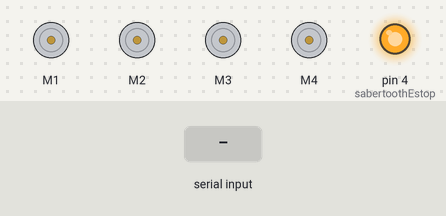
A sketch run on a simulated Arduino Uno, built with avr-gcc and run on an emulated ATmega328P. On the bench: 4 × DC motor (green arrow = forward, orange = backward, longer = faster), output pins drawn as LEDs (lit = HIGH). The test bench sets the inputs (shaded band). What the sketch prints to the serial monitor is not drawn.

Above: at 6.2 s.
6.3 s: "90,45,200\n" received over Serial
At 8.0 s:
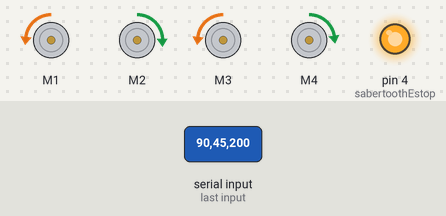
9.3 s: "90,45\n" received over Serial
At 9.53 s:
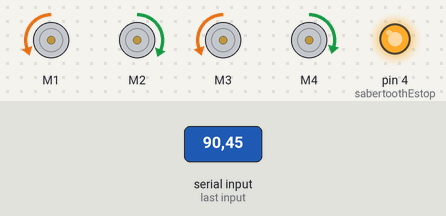
12.3 s: "1,90,45\n" received over Serial
At 13.5 s:
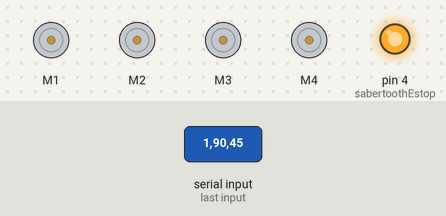
15.3 s: "1\n" received over Serial
At 16.5 s:
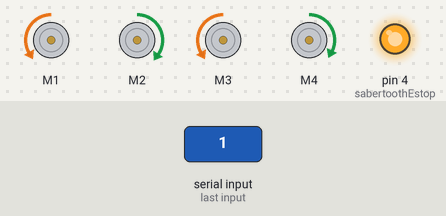
Timing chart, 0 to 18.3 s (numbered marks = the images above; inputs shaded):
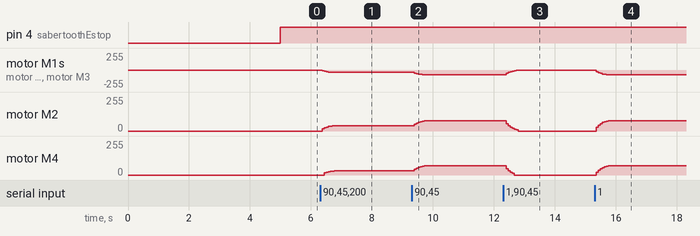

The sketch:

rasp2uno.ino
```cpp
// (licence header left out)
int s,d;
float xf,yf,zf;
unsigned long times;
//******************************************************************************
// Sets the speed of all motor controllers to zero and sets all ESTOPs
// RETURNS: NONE
//******************************************************************************

//================================read data=====================================

void serialEvent(){
    if(Serial.available() > 0){
        String input= Serial.readString();
        str2xyz(input,xf,yf,zf);

        times = millis() - times;
        Serial.print("Time : ");
        Serial.print(times);
        times = millis();
        Serial.println("ms");

        Serial.println(input);
        Serial.print(d);
        Serial.print("\t");
        Serial.print(s);
    }Serial.flush();
}


void setup()
{
    Serial.begin(19200);    // Serial for the debug output
    Serial.setTimeout(5);

    setupMotors();

    Serial.println("Start");
}

//******************************************************************************
// This is our main program loop and is wrapped in an implied while(true) loop.
// This sample code demonstrates example movement for the robot and alternates
// through the motions by calling the commandMotors function.
//
// Description of the type of movement and the power level sent is printed to
// the serial console at a baud rate of 9600
//
// RETURNS: Nothing
//******************************************************************************
void loop()
{

    xyz2speed(d,s,xf,yf,zf,0.5,0.7);

    // ****************  update the speed  ******************* //

    commandMotors(127 + d, 127, 127 + s, 1);

    delay(50);
    //delay(50);
}
```

_commandmotor.ino
```cpp
// ****************************************************
// Libraries
// ****************************************************
#include <SoftwareSerial.h>
#include <Sabertooth.h>
#include <stdio.h>
// *********************
// Define hardware pins
// *********************
#define sabertoothEstop 4 // This is connected to S2 on the motor controllers.
// When this pin is pulled low the motors will stop.

// Declaration of the software serial UART and motor controller objects
SoftwareSerial SWSerial(2, 3); // RX on pin 2 (unused), TX on pin 3 (to S1).
Sabertooth frontSaber(128, SWSerial); // Address 128, front motors, 1 = left, 2 = right
Sabertooth rearSaber(129, SWSerial);  // Address 130, rear motors, 1 = left, 2 = right
//******************************************************************************
// Sets up our serial com, hardware pins, SPI bus for ethernet shield and motor controller.
// RETURNS: Nothing
//******************************************************************************


void setupMotors()
{

    delay(1000);           // Short delay to allow the motor controllers
    // to power up before we attempt to send it commands.
    // If you try to talk to them before the finish booting
    // they can lock up and be unresponsive

    SWSerial.begin(9600);  // Serial for the motor controllers

    frontSaber.autobaud(); // Allows the motor controllers to detect the baud rate
    rearSaber.autobaud();  // we're using and adjust appropriately

    // Initialize GPIO inputs and outputs
    pinMode(sabertoothEstop, OUTPUT);

    //  allStop();    // Make sure all motors are stopped for safety
}


//================================finash read data ===================================
void demo()
{
    String check="HI";
    int duration, l=0, x=0, time_diff;

    check = Serial.readString() ;


    //forward
    while ( (check == "" && (l<180)) && (check != "STOP"))
    {


        check = Serial.readString() ;
        Serial.println(l);
        Serial.println(check);


        commandMotors(160, 127, 127, 1);
        /*delay(4000);
              commandMotors(95, 127, 127, 1);
              delay(4000);
              commandMotors(127, 127, 127, 1);
              Serial.println(x);*/

        l = l + 10;

    }

    delay(3000);

    while ( (check == "" && (x<1800)) && (check != "STOP"))
    {


        check = Serial.readString() ;
        Serial.println(x);
        Serial.println(check);


        commandMotors(95, 127, 127, 1);
        /*delay(4000);
              commandMotors(95, 127, 127, 1);
              delay(4000);
              commandMotors(127, 127, 127, 1);
              Serial.println(x);*/

        x = x + 100;

    }

}
//move backward

void allStop()
{
    digitalWrite(sabertoothEstop, LOW);

    frontSaber.motor(1, 0);
    frontSaber.motor(2, 0);
    rearSaber.motor(1, 0);
    rearSaber.motor(2, 0);
}


//******************************************************************************
// Processes all motor commands.
// The function expects three values;
//    yAxis is our forward and back movement
//    xAxis is our left and right movement
//    spin is our third access
//    mode is the type of movement we're sending (tank versus vectoring)
//
// To understand the input of this function you need to envision a grid with 0,0
// in the bottom left, 127,127 in the center and 255,255 in the top right. The location
// of the data point passed into this function relative to the 127,127 center point
// is the direction that the robot is commanded to vector
//
// RETURNS: NONE
//******************************************************************************
void commandMotors(float yAxis, int xAxis, int spin, int mode)
{
    // Initialize our local variables
    float leftFrontPower = 0;
    int leftRearPower = 0;
    float rightFrontPower = 0;
    int rightRearPower = 0;
    int maxMotorPower = 0;
    double tempScale = 0;
    int x =0; //compensation variable
    int y=0;


    // Motor Constants
    int motorValueMax = 255;
    int motorValueMin = 0;
    int motorZero = 127;

    // Bound our incoming data to a safe and expected range
    if (yAxis > motorValueMax) { yAxis = motorValueMax; }
    else  if (yAxis < motorValueMin) { yAxis = motorValueMin; }
    if (xAxis > motorValueMax) { xAxis = motorValueMax; }
    else  if (xAxis < motorValueMin) { xAxis = motorValueMin; }
    if (spin > motorValueMax) { spin = motorValueMax; }
    else  if (spin < motorValueMin) { spin = motorValueMin; }

    // Shift incoming data to straddle 0
    yAxis = yAxis - 127;
    xAxis = xAxis - 127;
    spin = spin - 127;

    // A mode value of 1 passed into this function changes the motor mixing to
    // vectoring mode
    if (mode == 1)
    {
        // *************************
        // Front and Back Motion
        // *************************
        leftFrontPower = leftFrontPower + yAxis;
        leftRearPower = leftRearPower + yAxis;
        rightFrontPower = rightFrontPower + yAxis;
        rightRearPower = rightRearPower + yAxis;

        // *************************
        // Left and Right Motion
        // *************************
        /*
    if (xAxis > 127)
    {
      xAxis;
      }
    else if (xAxis < 127)
    {
      x == 20;
      }*/

        if (xAxis > 155) { x = -2; }
        else  {x = 0; }


        if (xAxis < 100) { y = 2; }
        else  {y = 0; }

        leftFrontPower = leftFrontPower + (xAxis + y );
        leftRearPower = leftRearPower - (xAxis + y);
        rightFrontPower = rightFrontPower - (xAxis + x);
        rightRearPower = rightRearPower + (xAxis + x);

        // *************************
        // Spin
        // *************************
        leftFrontPower = leftFrontPower + spin;
        leftRearPower = leftRearPower + spin;
        rightFrontPower = rightFrontPower - spin;
        rightRearPower = rightRearPower - spin;

        // After our mixing above our motor powers are most likely going to exceed
        // our maximum values. We need to find our maximum and scale everything down
        // to values that our motor controller can understand
        maxMotorPower = max(abs(leftFrontPower), abs(leftRearPower));
        maxMotorPower = max(maxMotorPower, abs(rightFrontPower));
        maxMotorPower = max(maxMotorPower, abs(rightRearPower));

        // Scale down by the maximum value if we exceed 127
        if (maxMotorPower > 127)
        {
            tempScale = (double)127 / (double)maxMotorPower;
            leftFrontPower = tempScale * (double)leftFrontPower;
            leftRearPower = tempScale * (double)leftRearPower;
            rightFrontPower = tempScale * (double)rightFrontPower;
            rightRearPower = tempScale * (double)rightRearPower;
        }

        // Cleans up our output data
        leftFrontPower = boundAndDeadband(leftFrontPower);
        leftRearPower = boundAndDeadband(leftRearPower);
        rightFrontPower = boundAndDeadband(rightFrontPower);
        rightRearPower = boundAndDeadband(rightRearPower);

        // Raises the ESTOP lines before commanding the motors
        digitalWrite(sabertoothEstop, HIGH);

        // Applies our calculated and bounded values to our drive motor controllers
        frontSaber.motor(1, rightFrontPower);
        frontSaber.motor(2, leftFrontPower);
        rearSaber.motor(1, rightRearPower);
        rearSaber.motor(2, leftRearPower);
    }

    // If the mode value is not "1" then we are in tank mode
    else
    {
        // Applies our calculated and bounded values to our drive motor controllers
        frontSaber.drive(yAxis);
        frontSaber.turn(xAxis);

        rearSaber.drive(yAxis);
        rearSaber.turn(xAxis);
    }
}

//******************************************************************************
// Cleans up our values for the motor controllers
// The motor controllers only accept a value range of -127 to 127. We also apply
// a deadband so the robot doesn't drift when idle
//
// RETURNS: Cleaned up value
//******************************************************************************
int boundAndDeadband (int inputValue)
{
    if (inputValue < -127)  { inputValue = -127; }
    if (inputValue > 127)   { inputValue = 127; }
    if ((inputValue < 5) && (inputValue > -5)) { inputValue = 0; }

    return inputValue;
}
```

_receive.ino
```cpp
// ****************************************************
// Libraries
// ****************************************************

#include <stdio.h>

void str2xyz(String msg, float &x, float &y, float &z)
{
    char info[32];
    msg.toCharArray(info,32);
    x = atof(strtok(info,","));
    y = atof(strtok(NULL,","));
    z = atof(strtok(NULL,","));
}
```

_speedcontrol.ino
```cpp
float SpeedOutput(float input, float minInput, float minSpeed, float maxInput, float maxSpeed)
{
    if(input<=minInput)
        return minSpeed;
    if(input>=maxInput)
        return maxSpeed;
    return minSpeed+(input-minInput)*(maxSpeed-minSpeed)/(maxInput-minInput);
}


void xyz2speed(int &ySpeed, int &spinSpeed, float x, float y, float z, float yUpRatio, float spinUpRatio)
{
    ySpeed=ySpeed*yUpRatio+(1-yUpRatio)*SpeedOutput(z, 600, 0, 1000, 90);
    spinSpeed=spinSpeed*spinUpRatio+(1-spinUpRatio)*SpeedOutput(atan(x/z), -0.8, -40, 0.8, 40);
}
```

Measured:
- after the input at 6.3 s, motor M1, motor M3: moves from stopped to backward 36/255 over 0.40 s, starting after 0.07 s; motor M2: moves from stopped to forward 40/255 over 0.40 s, starting after 0.07 s; motor M4: moves from stopped to forward 32/255 over 0.33 s, starting after 0.14 s
- after the input at 9.3 s, motor M1, motor M3: moves from backward 36/255 to backward 74/255 over 0.40 s, starting after 0.09 s; motor M2: moves from forward 40/255 to forward 78/255 over 0.40 s, starting after 0.09 s; motor M4: moves from forward 32/255 to forward 70/255 over 0.40 s, starting after 0.09 s
- after the input at 12.3 s, motor M1, motor M3: moves from backward 74/255 to stopped over 0.33 s, starting after 0.10 s; motor M2: moves from forward 78/255 to stopped over 0.39 s, starting after 0.10 s; motor M4: moves from forward 70/255 to stopped over 0.27 s, starting after 0.10 s
- after the input at 15.3 s, motor M1, motor M3: moves from stopped to backward 74/255 over 0.47 s, starting after 0.05 s; motor M2: moves from stopped to forward 78/255 over 0.47 s, starting after 0.05 s; motor M4: moves from stopped to forward 70/255 over 0.47 s, starting after 0.05 s
